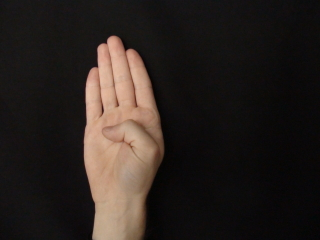
#> input picture Opened/01005.jpg, 320 x 240 px; its folder holds 4 pictures in this run
$ python cnn_model_training.py
#> lines starting #> are read from the running program, lines starting #| are printed output that depends on the picture; pictures that were not available may be replaced by others from this repository, and a replacement may not be noted
import os
import numpy as np
import pandas as pd
import cv2
import skin_detector
from keras.models import Sequential
from keras.layers import Dense, Conv2D, MaxPooling2D, Dropout, Flatten
from keras.preprocessing.image import ImageDataGenerator
from keras.utils import to_categorical
import matplotlib.pyplot as plt
from sklearn.model_selection import train_test_split
from skimage.feature import hog

print('running')

opened_data = ['./Opened/' + i for i in os.listdir('./Opened')]
closed_data = ['./Closed/' + i for i in os.listdir('./Closed')]

# lower = np.array([0, 48, 80], dtype="uint8")
# upper = np.array([20, 255, 255], dtype="uint8")
print(opened_data[0].split('/'))
image_dims = (80, 80)
img = cv2.imread(opened_data[2])
#> img is the input picture: shape (240, 320, 3); mean B, G, R 31, 35, 42.6

X = []
y = []

for path in closed_data:
    img = cv2.imread(path, 0)
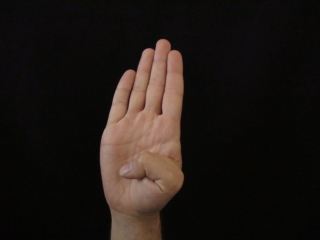
#> input picture Opened/01001.jpg, 320 x 240 px, given as the content of the folder ./Closed, which was not available
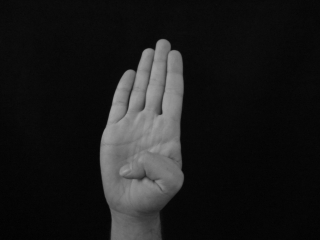
#> img: shape (240, 320); min 2, max 165, mean 26.3
    img = cv2.resize(img, image_dims, interpolation=cv2.INTER_AREA)
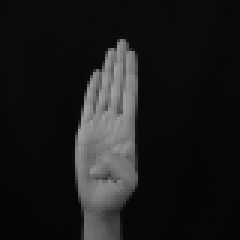
#> img: shape (80, 80) (shown 3 times larger); min 4, max 161, mean 26.3
    img = img/255
    features, hog_image = hog(
        img,
        # orientations=8,
        # pixels_per_cell=(16, 16),
        # cells_per_block=(4, 4),
        block_norm='L2',
        visualise=True)
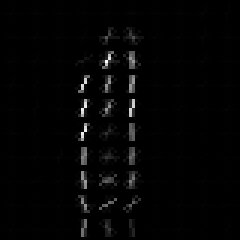
#> hog_image: shape (80, 80) float64 (shown 3 times larger); min 0, max 0.184, mean 0.00318; drawn with min black and max white
#> features = 5184 values, max 0.83 at index 155, min 0 at index 3, mean 0.0542
    X.append(features)
    y.append(0)
for path in opened_data:
    img = cv2.imread(path, 0)
    img = cv2.resize(img, image_dims, interpolation=cv2.INTER_AREA)
    img = img/255
    features, hog_image = hog(
        img,
        # orientations=8,
        # pixels_per_cell=(16, 16),
        # cells_per_b
        block_norm='L2',
        visualise=True)
    X.append(features)
    y.append(1)
#> pass 2 of the loop `for path in opened_data:`:
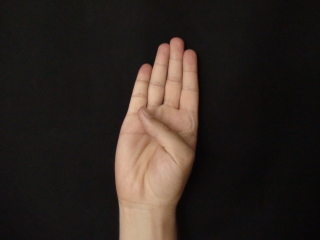
#> input picture Opened/01004.jpg, 320 x 240 px
#> `img = cv2.resize(img, image_dims, interpolation=cv2.INTER_AREA)`:
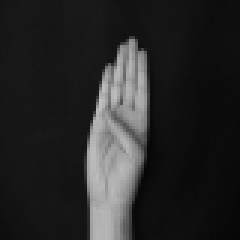
#> img: shape (80, 80) (shown 3 times larger); min 6, max 194, mean 39.5
#> `features, hog_image = hog( img, # orientations=8, # pixels_per_cell=(1..`:
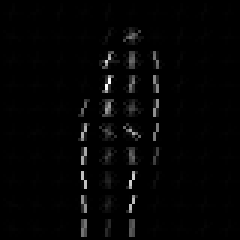
#> hog_image: shape (80, 80) float64 (shown 3 times larger); min 0, max 0.204, mean 0.0038; drawn with min black and max white
#> `features, hog_image = hog( img, # orientations=8, # pixels_per_cell=(1..`: features = 5184 values, max 0.977 at index 548, min 0 at index 8, mean 0.0504

X = np.array(X).astype("float32")
y = np.array(y)
# X /= 255
#> (the run stopped early here; a loop or call above may not have finished)
